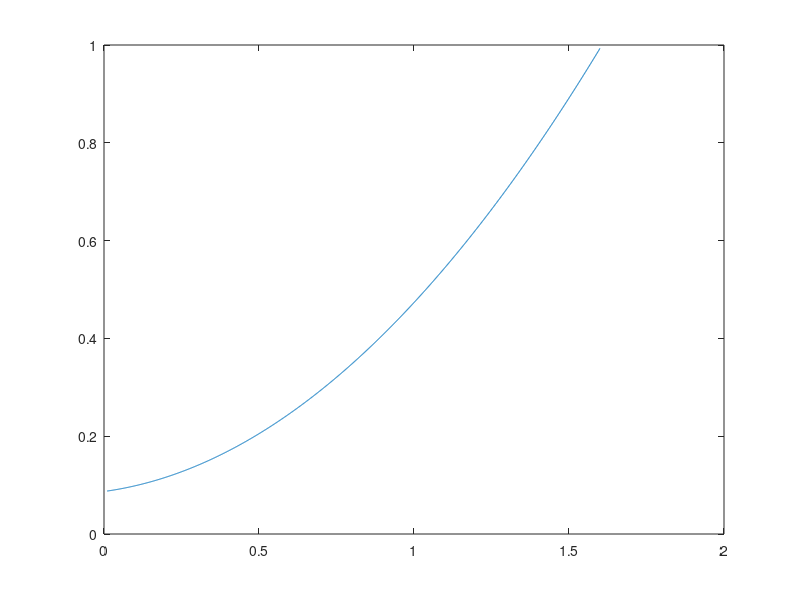
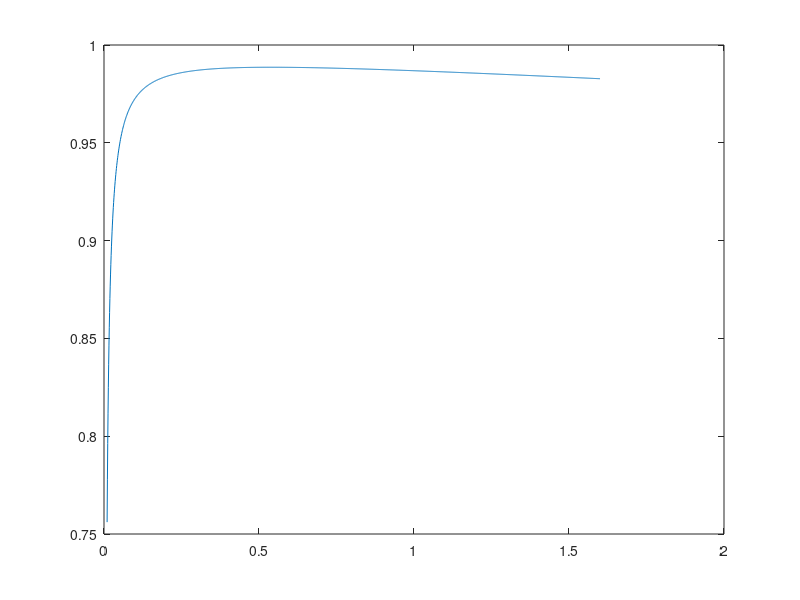

Source code (MATLAB) for these figures, in order:
clear all;
close all;
fsw = 200e3 % Hz
Id = 10e-3:1e-3:1.6; % A
Vds = 36 % V
D = .5

% IRF9520

Rdson = 0.6 % Ohm
Vdrv = 6.3 % V
Qgate = 6.89855e-008 % C
Vth = 4
tsw = 24e-9 % s




Pgate = fsw * Qgate * Vdrv;
Pcond = Id.^2 * Rdson * D;
Psw = 0.5 * Vds * Id * fsw * tsw;

%Ploss = Pcond + Psw .+ Pgate % Octave
Ploss = Pcond + Psw + Pgate; % Matlab
figure()
plot(Id, Ploss)

eff = 1- Ploss./(Vds*Id);

figure()
plot(Id, eff)
